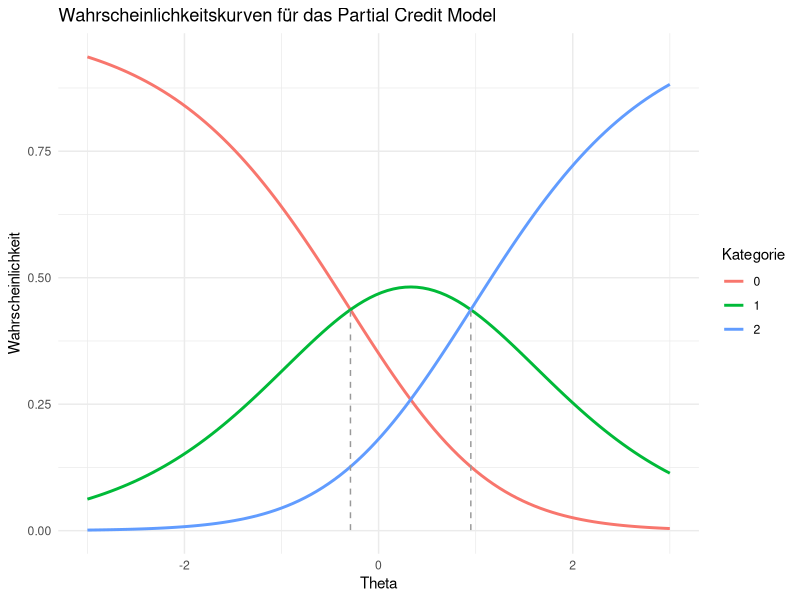
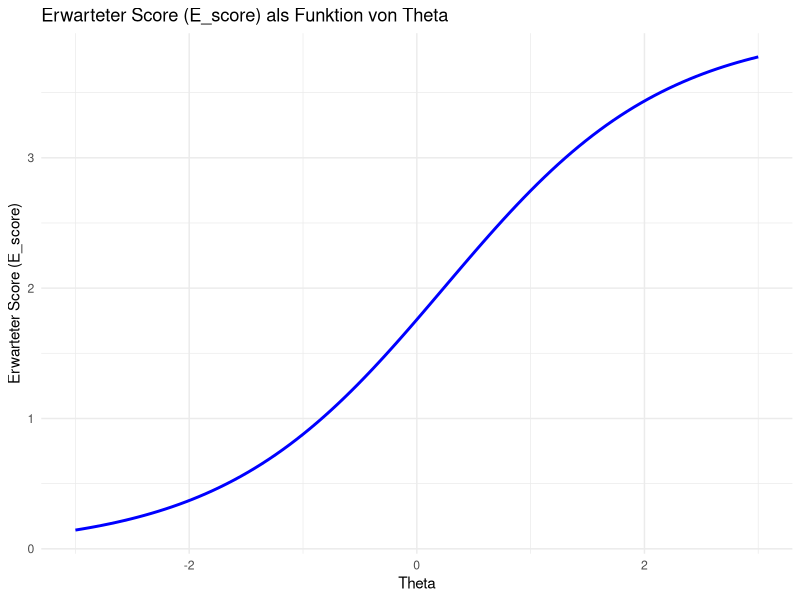

R code for these plots, in order:
## ---- chunk 1
# theta: Personenfähigkeit, wie bereits bekannt
# delta: Schwellenschwierigkeit. Also quasi eine Levelspezifische Schwiergikeit
# m: Anzahl an steps. Müsste eigentlich der länge vom delta-vector entsprechen. Kann also weg

theta=2
## wenn j = 0 kommt in der Summe 0 raus. Also delta immer mit 0 anfangen lassen
delta=c(0.5, 0.2)

# x ist  die Kategorie, an der wir interessiert sind. Wenn also jemand Kategorie 0 angekreuzt hat, wird x = 1 gesetzt. 

calc_pcm <- function(theta, x, delta){
  
  m <- length(delta)
  
  zaehler <- exp(sum(
    
    sapply(0:x, function(j){
    
    if(j == 0){
      diff_td <- 0
    }else{
    diff_td <- theta-delta[j]
    }
    return(diff_td)
    }
    )
    
    ))
  
  nenner <- sum(sapply(0:m, function(r){
    exp(sum(sapply(0:r, function(j){
   if(j == 0){
      diff_td <- 0
    }else{
    diff_td <- theta-delta[j]
    }
      return(diff_td)
      })))
  }))
  
  return(zaehler/nenner)
  
}

calc_pcm(theta = 0, x = 0, delta = c(-0.29, 0.95))
## Wohooo, funktioniert!
## Wie kann ich die jetzt plotten?

## ---- chunk 2
if(!require('ggplot2')) {install.packages('ggplot2'); library(ggplot2)}
if(!require('dplyr')) {install.packages('dplyr'); library(dplyr)}

# Schwellenparameter (delta)
delta <- c(-0.29, 0.95)  # Die Schwellen
theta_vals <- seq(-3, 3, length.out = 100)  # Werte für theta
x_max <- length(delta)  # Maximale Kategorie, hier nur 2 Schwellen -> 3 Kategorien

# Leere Liste, um die Wahrscheinlichkeiten zu speichern
results <- data.frame()

# Berechne die Wahrscheinlichkeiten für jedes theta und jede Kategorie x
for (theta in theta_vals) {
  for (x in 0:x_max) {
    prob <- calc_pcm(theta, x, delta)
    results <- rbind(results, data.frame(theta = theta, x = x, prob = prob))
  }
}

# Finde den minimalen Wert der y-Achse (für das Enden der Linien)
min_prob <- min(results$prob)

# Nächste theta-Werte finden, die den delta-Werten am nächsten sind
delta_theta1 <- theta_vals[which.min(abs(theta_vals - delta[1]))]
delta_theta2 <- theta_vals[which.min(abs(theta_vals - delta[2]))]

# Plotte die Wahrscheinlichkeiten für jede Kategorie x
ggplot(results, aes(x = theta, y = prob, color = factor(x))) +
  geom_line(size = 1) +
  
  # Dezente Linien nur bis zum Kreuzungspunkt (max Wahrscheinlichkeiten bei den Näherungen von delta)
  annotate("segment", x = delta[1], xend = delta[1], 
           y = min_prob, yend = max(results$prob[results$theta == delta_theta1]), 
           color = "grey60", linetype = "dashed", size = 0.5) +
  annotate("segment", x = delta[2], xend = delta[2], 
           y = min_prob, yend = max(results$prob[results$theta == delta_theta2]), 
           color = "grey60", linetype = "dashed", size = 0.5) +
  labs(title = "Wahrscheinlichkeitskurven für das Partial Credit Model",
       x = "Theta", 
       y = "Wahrscheinlichkeit",
       color = "Kategorie") +
  theme_minimal()

## Gut zu sehen ist, dass an unseren delta-Werten eine andere Kurve Wahrscheinlicher wird!

## ---- chunk 3
calc_pcm <- function(theta, delta){
  
  m <- length(delta)  # Anzahl der Kategorien (m + 1 Kategorien)
  probs <- numeric(m + 1)  # Speicher für die Wahrscheinlichkeiten
  
  # Berechnung des Nenners (dieser ist für alle x gleich)
  nenner <- sum(sapply(0:m, function(r){
    exp(sum(sapply(0:r, function(j){
      if(j == 0){
        diff_td <- 0
      }else{
        diff_td <- theta - delta[j]
      }
      return(diff_td)
    })))
  }))
  
  # Berechne die Wahrscheinlichkeiten für alle Kategorien x = 0 bis m
  for (x in 0:m) {
    zaehler <- exp(sum(
      sapply(0:x, function(j){
        if(j == 0){
          diff_td <- 0
        }else{
          diff_td <- theta - delta[j]
        }
        return(diff_td)
      })
    ))
    probs[x + 1] <- zaehler / nenner  # Wahrscheinlichkeit für Kategorie x
  }
  
  # Erwartungswert E(X) berechnen
  E_X <- sum(0:m * probs)
  
  return(list(probs = probs, E_X = E_X))
}

# Beispielrechnung mit theta = 0 und delta = c(-0.29, 0.95)
## Item 1
result_1 <- calc_pcm(theta = 0, delta = c(-0.29, 0.95))

## Item 2
result_2 <- calc_pcm(theta = 0, delta = c(-0.5, 0.78))

E_score <- result_1$E_X + result_2$E_X


## ---- chunk 4
if(!require('ggplot2')) {install.packages('ggplot2'); library(ggplot2)}

# Funktion zur Berechnung des erwarteten Scores (E_score) für verschiedene Theta-Werte
compute_E_score <- function(theta_vals, delta_1, delta_2) {
  results <- data.frame(theta = theta_vals, E_score = numeric(length(theta_vals)))
  
  for (i in 1:length(theta_vals)) {
    theta <- theta_vals[i]
    result_1 <- calc_pcm(theta = theta, delta = delta_1)
    result_2 <- calc_pcm(theta = theta, delta = delta_2)
    
    # Berechne den erwarteten Score E_score für dieses theta
    E_score <- result_1$E_X + result_2$E_X
    results$E_score[i] <- E_score
  }
  
  return(results)
}

# Theta-Werte Bereich definieren
theta_vals <- seq(-3, 3, length.out = 100)

# Schwellenwerte für beide Items
delta_1 <- c(-0.29, 0.95)  # Schwellen für Item 1
delta_2 <- c(-0.5, 0.78)   # Schwellen für Item 2

# Berechne E_score für verschiedene Theta-Werte
results <- compute_E_score(theta_vals, delta_1, delta_2)

# Plotten mit ggplot2
ggplot(results, aes(x = theta, y = E_score)) +
  geom_line(color = "blue", size = 1) +
  labs(title = "Erwarteter Score (E_score) als Funktion von Theta",
       x = "Theta", 
       y = "Erwarteter Score (E_score)") +
  theme_minimal()

